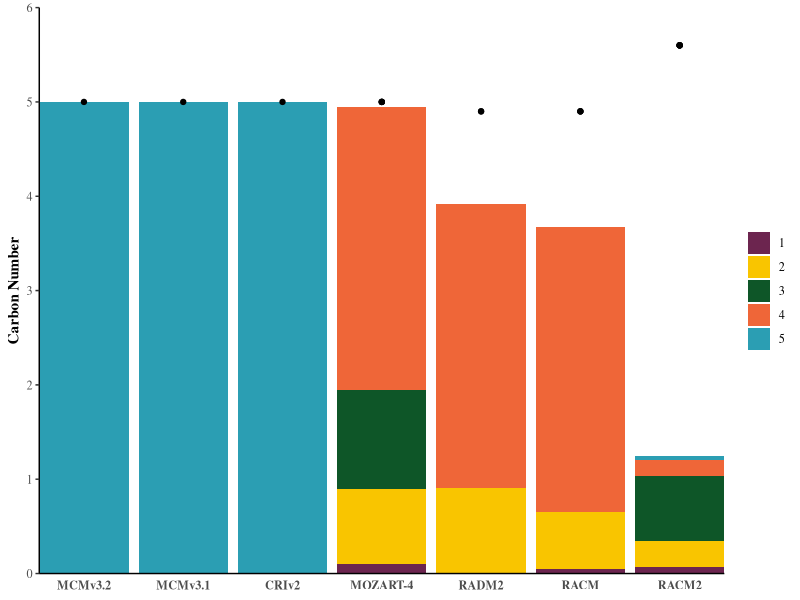

Recreate this plot in R.
library(ggplot2)
library(Cairo)
library(ggthemes)

Mechanism = c("MCMv3.2", "MCMv3.1", "CRIv2", "MOZART-4", "MOZART-4", "MOZART-4", "MOZART-4", "RADM2", "RADM2", "RACM", "RACM", "RACM", "RACM2", "RACM2", "RACM2", "RACM2", "RACM2")
Product = c(5, 5, 5, 4, 3, 2, 1, 4, 2, 4, 2, 1, 5, 4, 3, 2, 1)
Reactant = c(5, 5, 5, 5, 5, 5, 5, 4.9, 4.9, 4.9, 4.9, 4.9, 5.6, 5.6, 5.6, 5.6, 5.6)
Ratio = c(5, 5, 5, 3, 1.05, 0.8, 0.1, 3.003, 0.912, 3.023, 0.6024, 0.052, 0.039, 0.169, 0.692, 0.276, 0.069)
data = data.frame(Mechanism, Reactant, Product, Ratio)

data$Mechanism = factor(data$Mechanism, levels = c("MCMv3.2", "MCMv3.1", "CRIv2", "MOZART-4", "RADM2", "RACM", "RACM2"))
data$Product = factor(data$Product, levels = c(5, 4, 3, 2, 1))
levels(data$Product)

my.colours = c("8" = "#6db875", "7" = "#0c3f78", "6" = "#b569b3", "5" = "#2b9eb3", "4" = "#ef6638", "3" = "#0e5628", "2" = "#f9c500", "1" = "#6c254f")

plot = ggplot(data, aes(x = Mechanism, y = Ratio, fill = Product))
plot = plot + geom_bar(stat = "identity")
plot = plot + geom_point(aes(y = Reactant), show_guide = FALSE)
#plot = plot + coord_flip()
plot = plot + scale_y_continuous(limits = c(0, 6), breaks = seq(0, 6, 1), expand = c(0, 0))
plot = plot + scale_x_discrete(expand = c(0, 0))
plot = plot + scale_fill_manual(values = my.colours, limits = rev(levels(data$Product)))
plot = plot + ylab("Carbon Number")
plot = plot + theme_tufte()
plot = plot + theme(legend.title = element_blank())
plot = plot + theme(axis.title.x = element_blank())
plot = plot + theme(axis.ticks.x = element_blank())
plot = plot + theme(axis.line = element_line(colour = "black"))
plot = plot + theme(axis.title = element_text(face = "bold"))
plot = plot + theme(axis.text.x = element_text(face = "bold"))
#plot = plot + theme(legend.position = "bottom")

CairoPDF(file = "HC5P_NO_C_numbers.pdf")
print(plot)
dev.off()
